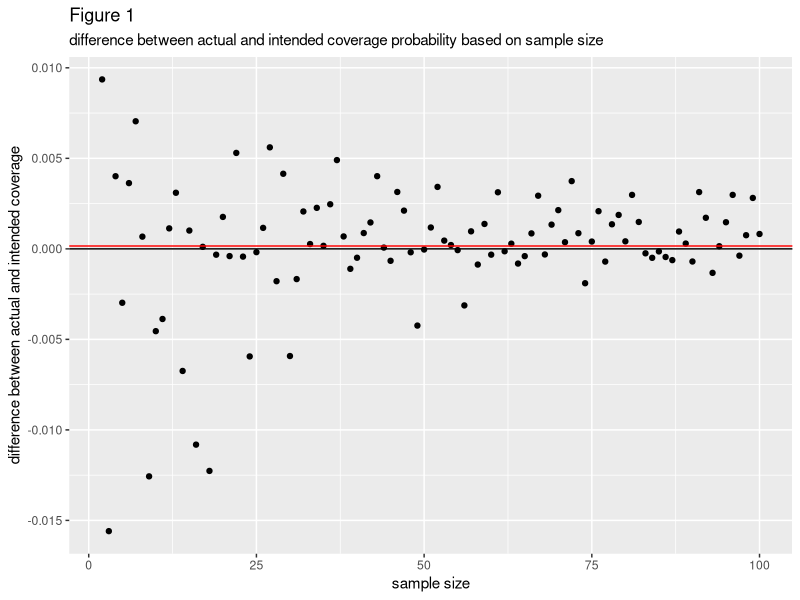
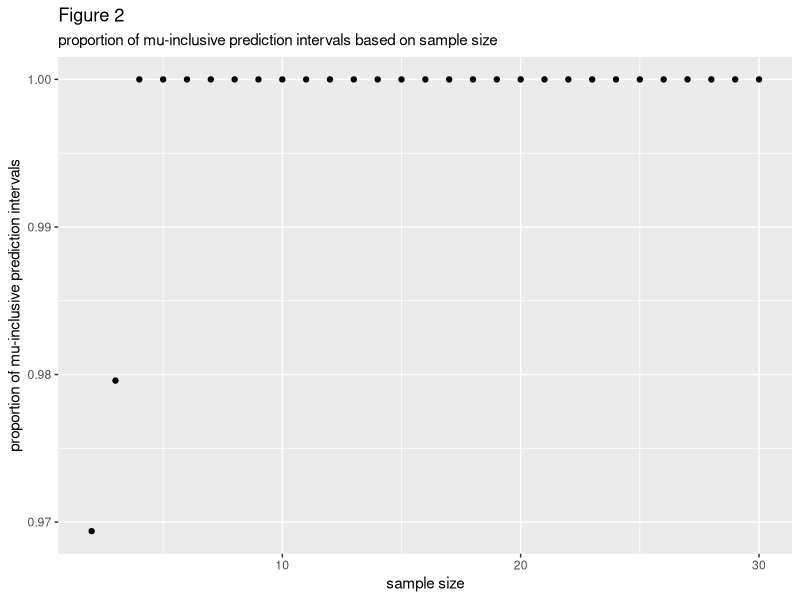
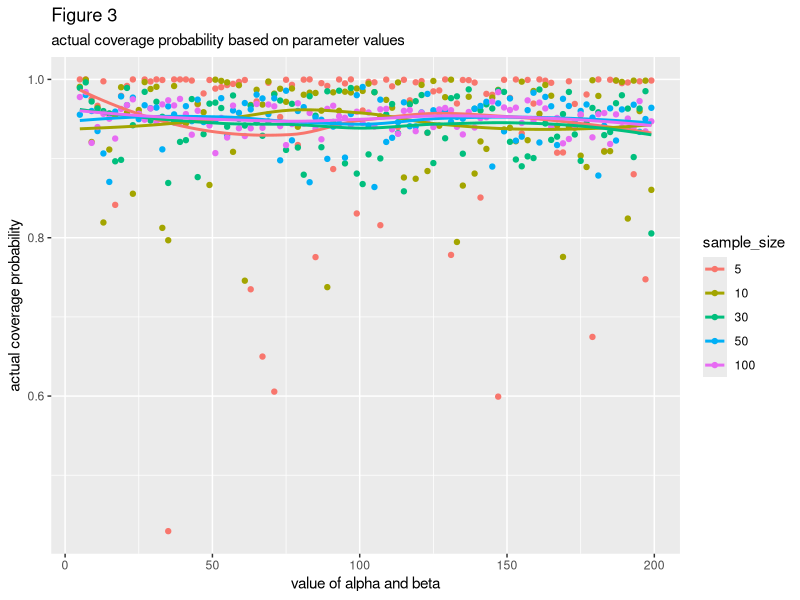

The R script that drew these images, in order:
## ---- chunk 1
library(tidyverse)
## ---- chunk 2
PI <- function(data, coverage_prob){ 
  #Generates a normal prediction interval with an intended coverage probability of coverage_prob based on a vector of numeric data
  n <- length(data)
  lower_tscore <- qt((1-coverage_prob)/2, df = n - 1)
  upper_tscore <- qt(((1-coverage_prob)/2) + coverage_prob, df = n - 1)
  avg <- mean(data)
  stan_d <- sd(data)
  lower_bound <- avg + lower_tscore*stan_d * sqrt(1 + (1/n))
  upper_bound <- avg + upper_tscore*stan_d * sqrt(1 + (1/n))
  return(data.frame(PI_percentage = coverage_prob, lower = lower_bound, upper = upper_bound))
}
## ---- chunk 3

one_beta_simulation <- function(n, alpha, beta, pi_prop){
  #Assesses prediction accuracy and actual coverage probability of a normal prediction interval when used on a vector of numeric data of size n. The numeric data is generated from a beta distribution with parameters alpha and beta.
  
  cover_df <- PI(rbeta(n, alpha, beta), pi_prop)
  
  cover_prop <- pbeta(cover_df[1, "upper"], alpha, beta) - pbeta(cover_df[1, "lower"], alpha, beta) #this is the proportion of the data's parent distribution that is actually covered by the normal prediction interval generated for said data.
  
  mean_in_interval <- .5 >= cover_df[1, "lower"] & .5 <= cover_df[1,"upper"]
  param_df <- data.frame(cover = cover_prop, alpha = rep(alpha, nrow(cover_df)), beta = rep(beta, nrow(cover_df)), mean_in_interval = mean_in_interval)
  df <- cbind(cover_df, param_df)
  return(df)
}
## ---- chunk 4

beta_sims_n <- function(n){
  #Iterates over a vector of possible alpha = beta values and applies one_beta_simulation to each possible value of alpha/beta. All simulations use data of sample size n.
  df1 <- map(parameters,\(param) one_beta_simulation(n, param, param, pi) ) %>%
  list_rbind()
  df2 <- data.frame(n = rep(n, nrow(df1)))
  df <- cbind(df2, df1)
  return(df)
}
## ---- chunk 5
parameters <- seq(5, 200, by = 2)
n <- 2:100
pi <- .95

beta_df <- map(n, \(n) beta_sims_n(n)) %>%
  list_rbind()
## ---- chunk 6
rows <- sample(1:nrow(beta_df), 10)
map(rows, \(i) beta_df[i,]) %>%
  list_rbind()
## ---- chunk 7
n_means_df <- beta_df %>%
  mutate(diff = cover - PI_percentage) %>%
  group_by(n) %>%
  summarize(mean = mean(diff), mu_in_interval = sum(mean_in_interval)/n())
avg <- mean(n_means_df$mean)
ggplot(n_means_df, aes(x = n, y = mean)) + 
  geom_point() + 
  geom_hline(yintercept = 0, col = "black")  +
  geom_hline(yintercept = avg, col = "red")  +
  labs(
    x = "sample size",
    y = "difference between actual and intended coverage",
    title = "Figure 1",
    subtitle = "difference between actual and intended coverage probability based on sample size",
  )

## ---- chunk 8
n_means_df <- beta_df %>%
  mutate(diff = cover - PI_percentage) %>%
  group_by(n) %>%
  summarize(mean = mean(diff), mu_in_interval = sum(mean_in_interval)/n()) %>%
  filter(n %in% 1:30)

ggplot(n_means_df, aes(x = n, y = mu_in_interval)) + 
  geom_point()  +
  labs(
    x = "sample size",
    y = "proportion of mu-inclusive prediction intervals",
    title = "Figure 2",
    subtitle = "proportion of mu-inclusive prediction intervals based on sample size"
  )
  
## ---- chunk 9
ns_of_interest <- c(5, 10, 30, 50, 100)
beta_df_2 <- filter(beta_df,n %in% ns_of_interest) %>%
  mutate(sample_size = as.factor(n))
ggplot(beta_df_2, aes(x = alpha, y = cover, color = sample_size)) +
  geom_point() +
  geom_smooth(aes(line = n ), se = FALSE) +
  labs(
    x = "value of alpha and beta",
    y = "actual coverage probability",
    title = "Figure 3",
    subtitle = "actual coverage probability based on parameter values"
  )
